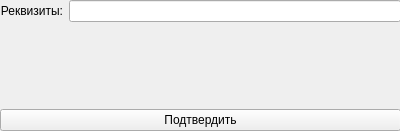
<?xml version="1.0" encoding="UTF-8"?>
<ui version="4.0">
 <class>OrderFindingByName</class>
 <widget class="QWidget" name="OrderFindingByName">
  <property name="geometry">
   <rect>
    <x>0</x>
    <y>0</y>
    <width>400</width>
    <height>131</height>
   </rect>
  </property>
  <property name="windowTitle">
   <string>Form</string>
  </property>
  <widget class="QWidget" name="gridLayoutWidget">
   <property name="geometry">
    <rect>
     <x>0</x>
     <y>0</y>
     <width>401</width>
     <height>131</height>
    </rect>
   </property>
   <layout class="QGridLayout" name="gridLayout">
    <item row="0" column="0">
     <widget class="QLabel" name="label">
      <property name="text">
       <string>Реквизиты:</string>
      </property>
      <property name="alignment">
       <set>Qt::AlignRight|Qt::AlignTrailing|Qt::AlignVCenter</set>
      </property>
     </widget>
    </item>
    <item row="2" column="0" colspan="2">
     <widget class="QPushButton" name="pushButton">
      <property name="text">
       <string>Подтвердить</string>
      </property>
     </widget>
    </item>
    <item row="0" column="1">
     <widget class="QLineEdit" name="lineEdit"/>
    </item>
    <item row="1" column="0">
     <widget class="QLabel" name="label_2">
      <property name="text">
       <string/>
      </property>
     </widget>
    </item>
   </layout>
  </widget>
 </widget>
 <resources/>
 <connections/>
</ui>
